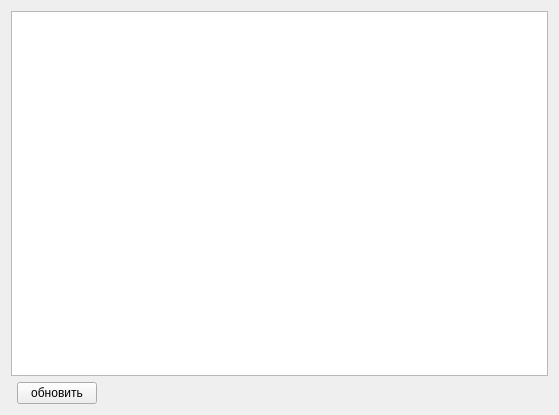
<?xml version="1.0" encoding="UTF-8"?>
<ui version="4.0">
 <class>TicketsPage</class>
 <widget class="QWidget" name="TicketsPage">
  <property name="geometry">
   <rect>
    <x>0</x>
    <y>0</y>
    <width>559</width>
    <height>415</height>
   </rect>
  </property>
  <property name="windowTitle">
   <string>Form</string>
  </property>
  <layout class="QGridLayout" name="gridLayout">
   <item row="0" column="0" colspan="4">
    <widget class="QTableView" name="ticketsTableView"/>
   </item>
   <item row="1" column="3">
    <spacer name="horizontalSpacer_2">
     <property name="orientation">
      <enum>Qt::Horizontal</enum>
     </property>
     <property name="sizeHint" stdset="0">
      <size>
       <width>40</width>
       <height>20</height>
      </size>
     </property>
    </spacer>
   </item>
   <item row="1" column="1">
    <widget class="QPushButton" name="updatePushButton">
     <property name="text">
      <string>обновить</string>
     </property>
    </widget>
   </item>
  </layout>
 </widget>
 <resources/>
 <connections/>
</ui>
